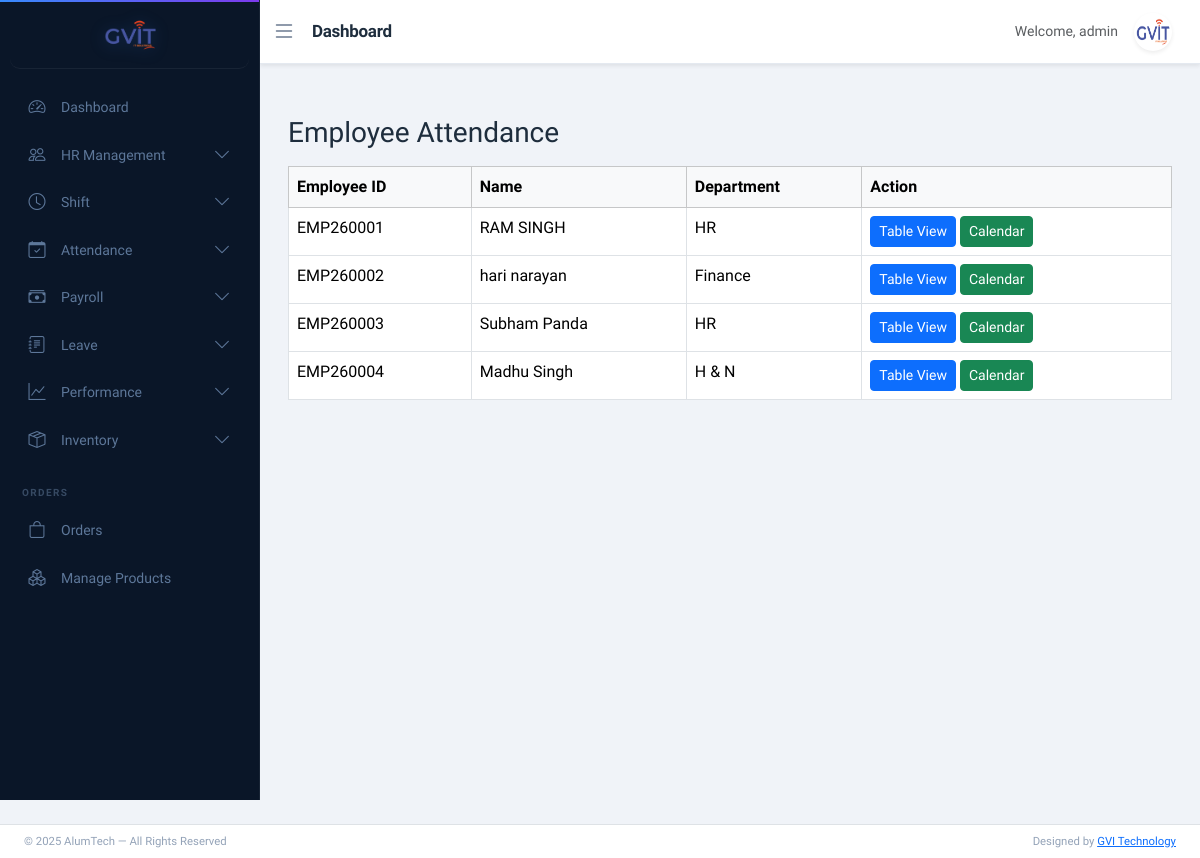
The app's page /dashboard/attendance/employees/ (signed in) with its own data.
### app/models.py (models this page shows, shortened)
class Employee(models.Model):
    BLOOD_GROUP_CHOICES = [
        ('A+', 'A+'), ('A-', 'A-'),
        ('B+', 'B+'), ('B-', 'B-'),
        ('O+', 'O+'), ('O-', 'O-'),
        ('AB+', 'AB+'), ('AB-', 'AB-'),
    ]
    BACHELOR_CHOICES = [
        ('BCom', 'B.Com'),
        ('BSc', 'B.Sc'),
        ('BA', 'B.A'),
        ('BTech', 'B.Tech'),
    ]
    MASTER_CHOICES = [
        ('MCom', 'M.Com'),
        ('MSc', 'M.Sc'),
        ('MA', 'M.A'),
        ('MTech', 'M.Tech'),
    ]
    first_name = models.CharField(max_length=50)
    middle_name = models.CharField(max_length=50, blank=True)
    last_name = models.CharField(max_length=50)
    gender = models.CharField(max_length=10,choices=[('Male','Male'),('Female','Female'),('Other','Other')])
    blood_group = models.CharField(max_length=10, choices=BLOOD_GROUP_CHOICES, blank=True, null=True)
    date_of_birth = models.DateField(null=True, blank=True)
    father_name = models.CharField(max_length=100, blank=True)
    mother_name = models.CharField(max_length=100, blank=True)
    user = models.OneToOneField(User, on_delete=models.CASCADE, null=True, blank=True, related_name='employee_profile')
    email = models.EmailField(unique=True)
    contact_no = models.CharField(max_length=15)
    emergency_contact = models.CharField(max_length=15)
    address = models.TextField(blank=True, null=True)
    permanent_address = models.TextField(blank=True, null=True)
    bachelor_degree = models.CharField(max_length=10, choices=BACHELOR_CHOICES, blank=True, null=True)
    master_degree = models.CharField(max_length=10, choices=MASTER_CHOICES, blank=True, null=True)
    employee_id = models.CharField(max_length=20, unique=True)
    role = models.CharField(
    max_length=20,
    choices=[
        ('HR','HR'),
        ('ACCOUNTS','Accounts'),
        ('EMPLOYEE','Employee'),
        ('STORE_MANAGER', 'Store Manager'),
    ],
    default='EMPLOYEE'
)
    department = models.ForeignKey(Department, on_delete=models.PROTECT)
    designation = models.ForeignKey(Designation, on_delete=models.PROTECT)
    date_of_joining = models.DateField(blank=True, null=True)
    photo = models.ImageField(upload_to='employees/', blank=True, null=True)
    pan_no = models.CharField(max_length=10,blank=True,null=True)
    Aadhar_no = models.CharField(max_length=12,blank=True,null=True)
    Bank_name = models.CharField(max_length=50,blank=True,null=True)
    acc_no = models.CharField(max_length=15,blank=True,null=True)
    ifsc_no = models.CharField(max_length=15,blank=True,null=True)
    branch_name = models.CharField(max_length=50,blank=True,null=True)
    is_active = models.BooleanField(default=True)
    created_at = models.DateTimeField(auto_now_add=True)
    lwp_balance = models.IntegerField(default=0)
    generated_at = models.DateField(blank=True, null=True)
    created_by = models.ForeignKey(User, on_delete=models.SET_NULL, null=True, blank=True, related_name='created_employees')
    def full_name(self):
        return f"{self.first_name} {self.middle_name} {self.last_name}".strip()

class Department(models.Model):
    name = models.CharField(max_length=100, unique=True)
    description = models.TextField(blank=True)

### app/views.py (the view)
# urls.py: path('dashboard/attendance/employees/',views.admin_employee_attendance_list,name='admin_employee_attendance_list'),
@staff_member_required
def admin_employee_attendance_list(request):
    employees = Employee.objects.all().order_by('employee_id')
    return render(
        request,
        'admin/attendance/employee_list.html',
        {'employees': employees}
    )

### templates/admin/attendance/employee_list.html
{% extends 'base_dashboard.html' %} {% block content %}
<h3 class="mb-3">Employee Attendance</h3>
<table class="table table-bordered table-hover">
  <thead class="table-light">
    <tr>
      <th>Employee ID</th>
      <th>Name</th>
      <th>Department</th>
      <th>Action</th>
    </tr>
  </thead>
  <tbody>
    {% for emp in employees %}
    <tr>
      <td>{{ emp.employee_id }}</td>
      <td>{{ emp.full_name }}</td>
      <td>{{ emp.department.name }}</td>
      <td>
        <a
          href="{% url 'admin_employee_attendance_detail' emp.id %}"
          class="btn btn-sm btn-primary"
        >
          Table View
        </a>
        <a
          href="{% url 'admin_employee_attendance_calendar' emp.id %}"
          class="btn btn-sm btn-success"
        >
          Calendar
        </a>
      </td>
    </tr>
    {% endfor %}
  </tbody>
</table>
{% endblock %}

### templates/base_dashboard.html (shortened to what this page needs)
{% load static %}
<!doctype html>
<html lang="en">
<head>
<link href="https://cdn.jsdelivr.net/npm/bootstrap@5.3.2/dist/css/bootstrap.min.css" rel="stylesheet">
<link href="https://cdn.jsdelivr.net/npm/bootstrap-icons@1.11.3/font/bootstrap-icons.css" rel="stylesheet">
<link rel="stylesheet" href="{% static 'css/dashboard_style.css' %}">
</head>
<body>
{% if request.user.is_superuser %}
    {% include "includes/sidebar_admin.html" %}
{% elif request.user.employee_profile.role == "HR" %}
    {% include "includes/sidebar_hr.html" %}
{% elif request.user.employee_profile.role == "ACCOUNTS" %}
    {% include "includes/sidebar_accounts.html" %}
{% else %}
    {% include "includes/sidebar_employee.html" %}
{% endif %}
<nav class="navbar navbar-expand-lg navbar-custom shadow-sm" id="navbar">
    <div class="container-fluid">
        <button class="toggle-btn border-0 bg-transparent p-0"
                id="sidebarToggleBtn"
                aria-label="Toggle sidebar"
                aria-expanded="true"
                aria-controls="sidebar">
            <i class="bi bi-list fs-4"></i>
        </button>
        <span class="navbar-brand ms-3 fw-semibold">
            {% block page_title %}Dashboard{% endblock %}
        </span>
        <div class="ms-auto d-flex align-items-center gap-3 me-3">
            <span class="text-muted small">
                Welcome, {{ request.user.username }}
            </span>
            <div class="dropdown">
                <a href="#"
                   class="dropdown-toggle profile-toggle"
                   data-bs-toggle="dropdown"
                   aria-label="User profile menu"
                   aria-haspopup="true"
                   aria-expanded="false">
                    <img src="{% static 'images/gvit.png' %}"
                         width="38"
                         height="38"
                         class="rounded-circle shadow-sm"
                         alt="Profile picture">
                </a>
            </div>
        </div>
    </div>
</nav>
<div class="content mt-4 pb-5" id="content">
    {% block content %}{% endblock %}
</div>
<footer id="footer" class="bg-secondary border-top mt-auto">
    <div class="container-fluid px-4">
        <div class="row align-items-center py-2">
            <div class="col-md-6 small">
                © 2025 AlumTech — All Rights Reserved
            </div>
            <div class="col-md-6 text-md-end small">
                Designed by
                <a href="https://www.gvitechnology.com/" target="_blank">
                    GVI Technology
                </a>
            </div>
        </div>
    </div>
</footer>
</body>
</html>

### static/css/dashboard_style.css (style rules this page uses)
:root { --sidebar-width: 260px; --sidebar-collapsed: 72px; --navbar-height: 64px; --sidebar-bg: #0a1628; --sidebar-surface: #111f38; --sidebar-border: rgba(255,255,255,0.06); --sidebar-active-glow: rgba(56, 139, 253, 0.15); --accent: #388bfd; --accent-soft: rgba(56, 139, 253, 0.18); --accent-glow: 0 0 20px rgba(56, 139, 253, 0.35); --text-primary: #e6edf3; --text-muted: #5d7799; --text-faint: #374a63; --bg-page: #f0f3f8; --surface: #ffffff; --border: #e4e9f0; --shadow-sm: 0 1px 3px rgba(0,0,0,0.06), 0 1px 2px rgba(0,0,0,0.04); --shadow-md: 0 4px 16px rgba(0,0,0,0.08); --radius: 12px; --transition: all 0.3s cubic-bezier(0.4, 0, 0.2, 1); }
*, *::before, *::after { box-sizing: border-box; }
body { overflow-x: hidden; background: var(--bg-page); font-family: 'Plus Jakarta Sans', 'Segoe UI', sans-serif; color: #1e2d3d; -webkit-font-smoothing: antialiased; }
.navbar-custom { background: var(--surface); border-bottom: 1px solid var(--border); margin-left: var(--sidebar-width); height: var(--navbar-height); transition: var(--transition); display: flex; align-items: center; box-shadow: var(--shadow-sm); position: sticky; top: 0; z-index: 999; }
.navbar-brand { font-weight: 700; font-size: 17px; color: #1e2d3d; letter-spacing: -0.3px; }
.toggle-btn { font-size: 20px; cursor: pointer; color: #64748b; transition: var(--transition); padding: 6px; border-radius: 8px; line-height: 1; }
.profile-toggle img { cursor: pointer; border: 2px solid transparent; border-radius: 50%; transition: var(--transition); }
.profile-toggle::after { display: none !important; }
.profile-toggle { padding: 0; }
.content { margin-left: var(--sidebar-width); padding: 28px; padding-bottom: 90px; transition: var(--transition); min-height: calc(100vh - var(--navbar-height)); }
#footer { left: var(--sidebar-width); transition: var(--transition); background: var(--surface) !important; border-top: 1px solid var(--border); font-size: 13px; color: #94a3b8; }
#content { animation: pageFadeIn 0.3s ease forwards; }

### records on screen
Employee: employee_id "EMP260001", full_name "RAM SINGH", department.name "HR"
Employee: employee_id "EMP260002", full_name "hari narayan", department.name "Finance"
Employee: employee_id "EMP260003", full_name "Subham Panda", department.name "HR"
Employee: employee_id "EMP260004", full_name "Madhu Singh", department.name "H & N"

### other values on screen
{{ request.user.username }} "admin"
